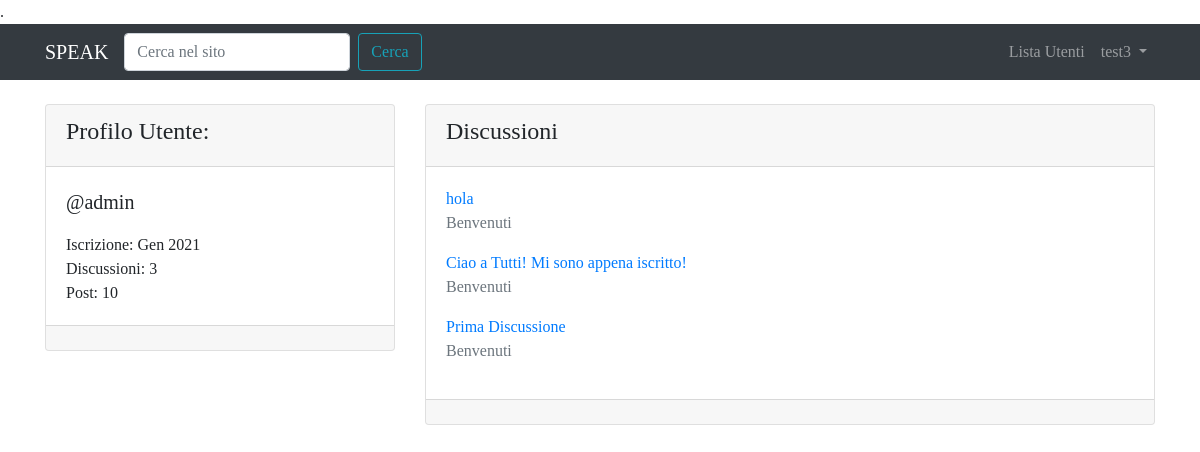
The page /user/admin/ (signed in) on the database its author committed.
### forum/models.py (models this page shows, shortened)
class Discussione(models.Model):
    titolo = models.CharField(max_length=120)
    data_creazione = models.DateTimeField(auto_now_add=True) # data viene inserita alla creazione
    autore_discussione = models.ForeignKey(User, on_delete=models.CASCADE, related_name="discussioni")
    sezione_appartenenza = models.ForeignKey(Sezione, on_delete=models.CASCADE)
    def get_absolute_url(self):
        return reverse("visualizza_discussione", kwargs={"pk": self.pk})
    class Meta:
        verbose_name = "Discussione"
        verbose_name_plural = "Discussioni"

class Sezione(models.Model):
    nome_sezione = models.CharField(max_length=80)
    descrizione = models.CharField(max_length=150, blank=True, null=True) # black e null permettono di lasciare vuoto qst campo, se desiderato
    logo_sezione = models.ImageField(blank=True, null=True)
    def __str__(self):
        return self.nome_sezione
    class Meta:
        verbose_name = "Sezione"
        verbose_name_plural = "Sezioni"

### core/views.py (the view)
# urls.py: path('user/<str:username>/', views.user_profile_view, name="user_profile"),
def user_profile_view(request, username):
    user = get_object_or_404(User, username=username)
    discussioni_utente = Discussione.objects.filter(autore_discussione=user).order_by("-data_creazione")
    context = {"user": user, "discussioni_utente": discussioni_utente}
    return render(request, "core/user_profile.html", context)

### core/templates/core/user_profile.html (shortened to what this page needs)
{% extends 'base.html' %}
{% block content %}
    <div class="row mt-3">
        <div class="col-4">
            <div class="card my-2">
                <div class="card-header">
                    <h4>{% if request.user == user %}Il Tuo {% endif %}Profilo Utente:</h4>
                </div>
                <div class="card-body">
                    <p class="lead">@{{ user }}</p>
                    <p class="mb-0">Iscrizione: {{ user.date_joined|date:"M Y" }}</p>
                    <p class="mb-0">Discussioni: {{ user.discussioni.count }}</p>
                    <p class="mb-0">Post: {{ user.posts.count }}</p>
                </div>
                <div class="card-footer">
                </div>
            </div>
        </div>
        <div class="col-8">
            <div class="card my-2">
                <div class="card-header">
                    <h4>Discussioni</h4>
                </div>
                <div class="card-body">
                    {% for discussione in discussioni_utente %}
                        <a href="{{ discussione.get_absolute_url }}">{{ discussione.titolo }}</a>
                        <p class="text-muted">{{ discussione.sezione_appartenenza }}</p>
                    {% empty %}
                        {% if request.user == user %}
                            <p class="my-0">Non hai creato nessuna Discussione!</p>
                        {% else %}
                            <p class="my-0">{{ user }} non ha creato nessuna Discussione!</p>
                        {% endif %}
                    {% endfor %}
                </div>
                <div class="card-footer">
                </div>
            </div>
        </div>
    </div>
{% endblock content %}

### templates/base.html (shortened to what this page needs)
{% load static %}
<!doctype html>
<html lang="it">
  <head>
    <link rel="stylesheet" href="https://cdn.jsdelivr.net/npm/bootstrap@4.6.0/dist/css/bootstrap.min.css">
    <link rel="stylesheet" href="{% static 'css/speak.css' %}">
    <link href="{% static 'fontawesome_free/css/all.min.css' %}" rel="stylesheet" type="text/css">
  </head>
  <body>
    <nav class="navbar navbar-expand-lg navbar-dark bg-dark">
        <div class="container">
            <a class="navbar-brand" href="/">SPEAK</a>
            <div class="collapse navbar-collapse" id="navbarSupportedContent">
                <form class="form-inline my-2 my-lg-0" action="{% url 'funzione_cerca' %}">
                    <input name="q" class="form-control mr-sm-2" type="search" placeholder="Cerca nel sito" aria-label="Search">
                    <button class="btn btn-outline-info my-2 my-sm-0" type="submit">Cerca</button>
                </form>
            <ul class="navbar-nav ml-auto">
                <li class="nav-item">
                <a class="nav-link" href="{% url 'user_list' %}">Lista Utenti <span class="sr-only">(current)</span></a>
                </li>
                {% if request.user.is_authenticated %}
                    <li class="nav-item dropdown">
                    <a class="nav-link dropdown-toggle" href="#" id="navbarDropdown" role="button" data-toggle="dropdown" aria-haspopup="true" aria-expanded="false">
                        {{ request.user.username }}
                    </a>
                    </li>
                {% endif %}
            </ul>
            </div>
        </div>
    </nav>
    <div class="container">
        {% block content %}
        {% endblock content %}
    </div>
  </body>
</html>

### static-storage/css/speak.css (style rules this page uses)
body { font-family: 'Slabo 27px', serif; }

### rows shown on the page
Discussione: titolo "hola", sezione_appartenenza "Benvenuti"
Discussione: titolo "Ciao a Tutti! Mi sono appena iscritto!", sezione_appartenenza "Benvenuti"
Discussione: titolo "Prima Discussione", sezione_appartenenza "Benvenuti"

### other values the page prints
{{ request.user.username }} "test3"
{{ user }} "admin"
{{ user.date_joined|date:"M Y" }} "Gen 2021"
{{ user.discussioni.count }} "3"
{{ user.posts.count }} "10"
